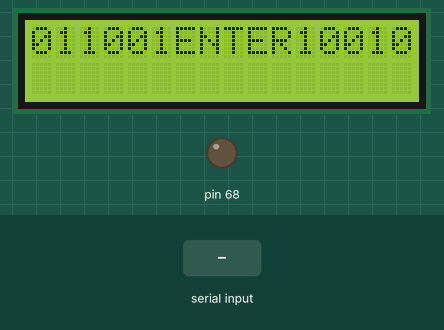
The sketch below on a simulated Arduino Mega 2560, built with avr-gcc and run on an emulated ATmega2560. On the bench: 16×2 character LCD, output pins drawn as LEDs (lit = HIGH). Inputs (shaded band) come from the test bench.

Above: at 1.2 s.
1.3 s: "1" received over the second serial link
At 1.9 s:
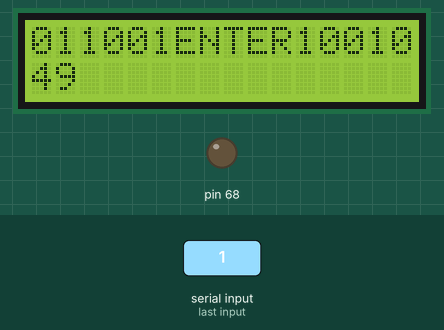
2.8 s: "0" received over the second serial link
4.3 s: "2" received over the second serial link
At 5.4 s:
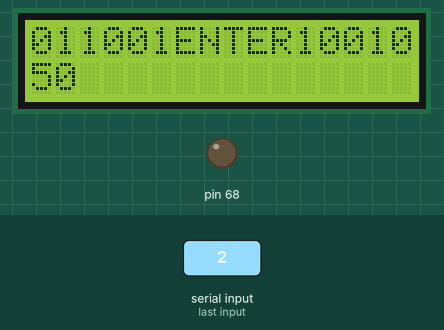
Timing chart, 0 to 7.3 s (numbered marks = the images above; inputs shaded):
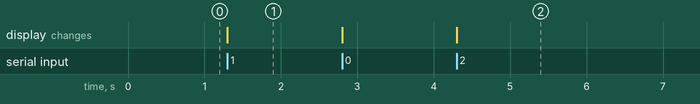

The sketch:

ReceiveSerial.ino
```cpp
#include <MegaDevBoard.h>


#include <LiquidCrystal.h>

LiquidCrystal lcd(LCDRs, LCDEn, LCD4, LCD5, LCD6, LCD7);

int led;

void setup() {
  Serial2.begin(9600);
  LCDinit();
  lcd.begin(16,2);

  lcd.print("011001ENTER10010");

}

void loop() {
    lcd.setCursor(0,2);

if( Serial2.available() )
 {
 led =  Serial2.read();
 lcd.print(led);

 }

}
```

Measured:
- after the input at 1.3 s, the display: changes at once (image 1)
- after the input at 4.3 s, the display: changes at once (image 2)
